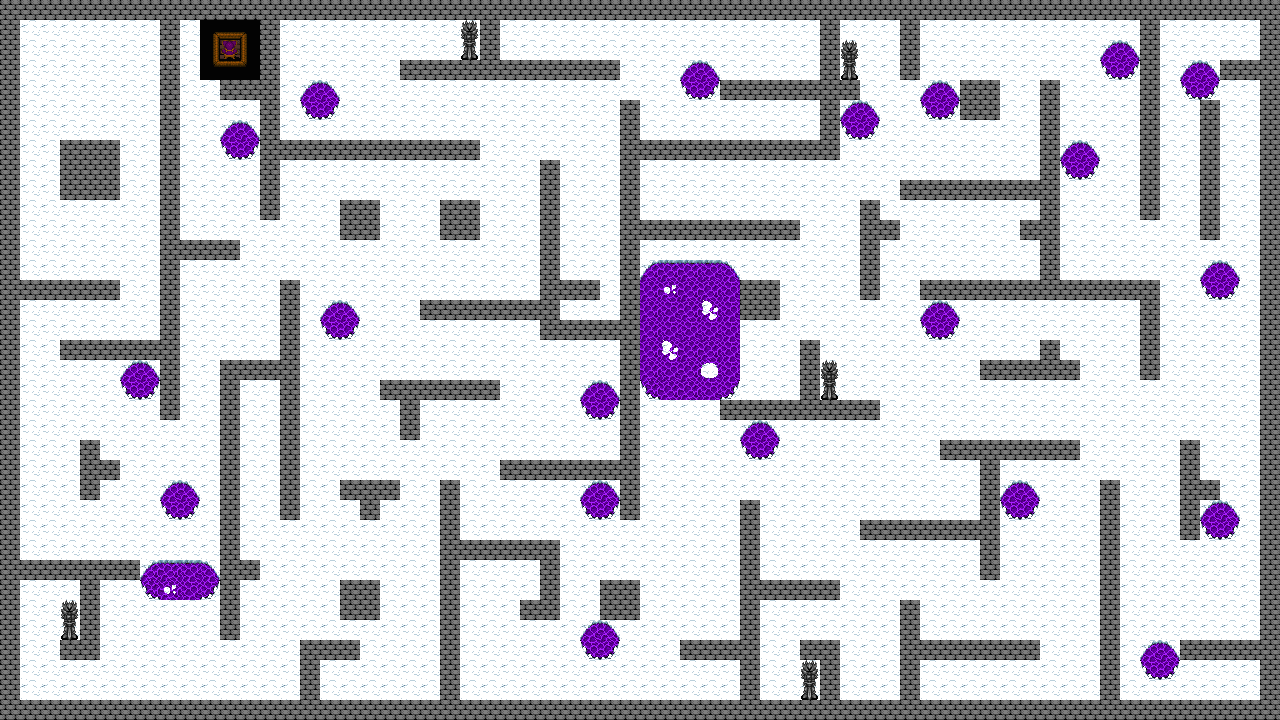

A level layout from a 2D game, rendered from its tile map. Below: a short description, then the map file with tile-grid data replaced by summaries:
An orthogonal 64x36 tile map with 20x20 px tiles, 4 tile layers (backgrounds, walls, statue, table), 2 tilesets and 162 objects (80x collision, 66x poison, 9x invisible, 5x statue, point d'apparition, ...).

<map version="1.10" tiledversion="1.10.2" orientation="orthogonal" renderorder="right-down" width="64" height="36" tilewidth="20" tileheight="20" infinite="0" nextlayerid="7" nextobjectid="194">
 <tileset firstgid="1" source="neige.tsx" />
 <tileset firstgid="161" source="viking.tsx" />
 <layer id="2" name="backgrounds" width="64" height="36">
  <data>[2304 cells, 2304 non-empty, 16 distinct tile ids]</data>
 </layer>
 <layer id="1" name="walls" width="64" height="36">
  <data>[2304 cells, 606 non-empty, 1 distinct tile ids]</data>
 </layer>
 <layer id="3" name="statue" width="64" height="36">
  <data>[2304 cells, 10 non-empty, 2 distinct tile ids]</data>
 </layer>
 <layer id="4" name="table" width="64" height="36">
  <data>[2304 cells, 9 non-empty, 9 distinct tile ids]</data>
 </layer>
 <objectgroup id="5" name="objects">
  <object id="1" type="collision" x="0" y="0" width="1280" height="20" />
  <object id="2" type="collision" x="0" y="20" width="20" height="700" />
  <object id="3" type="collision" x="20" y="700" width="1260" height="20" />
  <object id="4" type="collision" x="1260" y="20" width="20" height="680" />
  <object id="5" type="collision" x="1220" y="60" width="40" height="20" />
  <object id="6" type="collision" x="1200" y="100" width="20" height="140" />
  <object id="7" type="collision" x="1140" y="20" width="20" height="200" />
  <object id="8" type="collision" x="920" y="280" width="220" height="20" />
  <object id="9" type="collision" x="1040" y="80" width="20" height="200" />
  <object id="10" type="collision" x="900" y="180" width="140" height="20" />
  <object id="11" type="collision" x="1020" y="220" width="20" height="20" />
  <object id="12" type="collision" x="860" y="200" width="20" height="100" />
  <object id="13" type="collision" x="880" y="220" width="20" height="20" />
  <object id="14" type="collision" x="620" y="220" width="180" height="20" />
  <object id="15" type="collision" x="620" y="240" width="20" height="280" />
  <object id="16" type="collision" x="500" y="460" width="120" height="20" />
  <object id="17" type="collision" x="620" y="100" width="20" height="120" />
  <object id="18" type="collision" x="640" y="140" width="200" height="20" />
  <object id="19" type="collision" x="820" y="20" width="20" height="120" />
  <object id="20" type="collision" x="840" y="80" width="20" height="20" />
  <object id="21" type="collision" x="720" y="80" width="100" height="20" />
  <object id="22" type="collision" x="400" y="60" width="220" height="20" />
  <object id="23" type="collision" x="480" y="20" width="20" height="40" />
  <object id="24" type="collision" x="160" y="20" width="20" height="400" />
  <object id="25" type="collision" x="60" y="340" width="100" height="20" />
  <object id="26" type="collision" x="20" y="280" width="100" height="20" />
  <object id="27" type="collision" x="180" y="240" width="60" height="20" />
  <object id="28" type="collision" x="260" y="20" width="20" height="200" />
  <object id="29" type="collision" x="220" y="80" width="40" height="20" />
  <object id="30" type="collision" x="60" y="140" width="60" height="60" />
  <object id="31" type="collision" x="280" y="280" width="20" height="240" />
  <object id="32" type="collision" x="80" y="440" width="20" height="60" />
  <object id="33" type="collision" x="100" y="460" width="20" height="20" />
  <object id="34" type="collision" x="20" y="560" width="120" height="20" />
  <object id="35" type="collision" x="60" y="640" width="40" height="20" />
  <object id="36" type="collision" x="80" y="580" width="20" height="60" />
  <object id="37" type="collision" x="220" y="360" width="20" height="280" />
  <object id="38" type="collision" x="240" y="360" width="40" height="20" />
  <object id="39" type="collision" x="240" y="560" width="20" height="20" />
  <object id="40" type="collision" x="300" y="640" width="20" height="60" />
  <object id="41" type="collision" x="320" y="640" width="40" height="20" />
  <object id="42" type="collision" x="340" y="580" width="40" height="40" />
  <object id="43" type="collision" x="340" y="480" width="60" height="20" />
  <object id="44" type="collision" x="360" y="500" width="20" height="20" />
  <object id="45" type="collision" x="440" y="480" width="20" height="220" />
  <object id="46" type="collision" x="460" y="540" width="100" height="20" />
  <object id="47" type="collision" x="540" y="560" width="20" height="60" />
  <object id="48" type="collision" x="520" y="600" width="20" height="20" />
  <object id="49" type="collision" x="600" y="580" width="40" height="40" />
  <object id="50" type="collision" x="680" y="640" width="60" height="20" />
  <object id="51" type="collision" x="740" y="500" width="20" height="200" />
  <object id="52" type="collision" x="760" y="580" width="80" height="20" />
  <object id="53" type="collision" x="820" y="640" width="20" height="60" />
  <object id="54" type="collision" x="800" y="640" width="20" height="20" />
  <object id="55" type="collision" x="900" y="600" width="20" height="100" />
  <object id="56" type="collision" x="920" y="640" width="120" height="20" />
  <object id="57" type="collision" x="860" y="520" width="120" height="20" />
  <object id="58" type="collision" x="980" y="460" width="20" height="120" />
  <object id="59" type="collision" x="940" y="440" width="140" height="20" />
  <object id="60" type="collision" x="980" y="360" width="100" height="20" />
  <object id="61" type="collision" x="1040" y="340" width="20" height="20" />
  <object id="62" type="collision" x="740" y="280" width="40" height="40" />
  <object id="63" type="collision" x="720" y="400" width="160" height="20" />
  <object id="64" type="collision" x="800" y="340" width="20" height="60" />
  <object id="65" type="collision" x="540" y="320" width="80" height="20" />
  <object id="66" type="collision" x="420" y="300" width="140" height="20" />
  <object id="67" type="collision" x="540" y="280" width="60" height="20" />
  <object id="68" type="collision" x="540" y="160" width="20" height="120" />
  <object id="69" type="collision" x="440" y="200" width="40" height="40" />
  <object id="70" type="collision" x="340" y="200" width="40" height="40" />
  <object id="71" type="collision" x="380" y="380" width="120" height="20" />
  <object id="72" type="collision" x="400" y="400" width="20" height="40" />
  <object id="73" type="collision" x="1180" y="440" width="20" height="100" />
  <object id="74" type="collision" x="1200" y="480" width="20" height="20" />
  <object id="75" type="collision" x="1180" y="640" width="80" height="20" />
  <object id="76" type="collision" x="280" y="140" width="200" height="20" />
  <object id="77" type="collision" x="900" y="20" width="20" height="60" />
  <object id="78" type="collision" x="960" y="80" width="40" height="40" />
  <object id="79" type="collision" x="1100" y="480" width="20" height="220" />
  <object id="80" name="point d'apparition" x="87" y="77">
   <point />
  </object>
  <object id="81" name="statue1" type="statue" x="460" y="20" width="20" height="40">
   <ellipse />
  </object>
  <object id="82" name="statue2" type="statue" x="60" y="600" width="20" height="40">
   <ellipse />
  </object>
  <object id="83" name="statue3" type="statue" x="800" y="660" width="20" height="40">
   <ellipse />
  </object>
  <object id="84" name="statue4" type="statue" x="820" y="360" width="20" height="40">
   <ellipse />
  </object>
  <object id="85" name="statue5" type="statue" x="840" y="40" width="20" height="40">
   <ellipse />
  </object>
  <object id="86" name="table" x="200" y="20" width="60" height="60" />
  <object id="115" type="invisible" x="261.75" y="640" width="39" height="20" />
  <object id="116" type="invisible" x="39.8182" y="600.364" width="19.8182" height="59.4545" />
  </objectgroup>
</map>
<!-- 74 of 162 objects omitted -->
